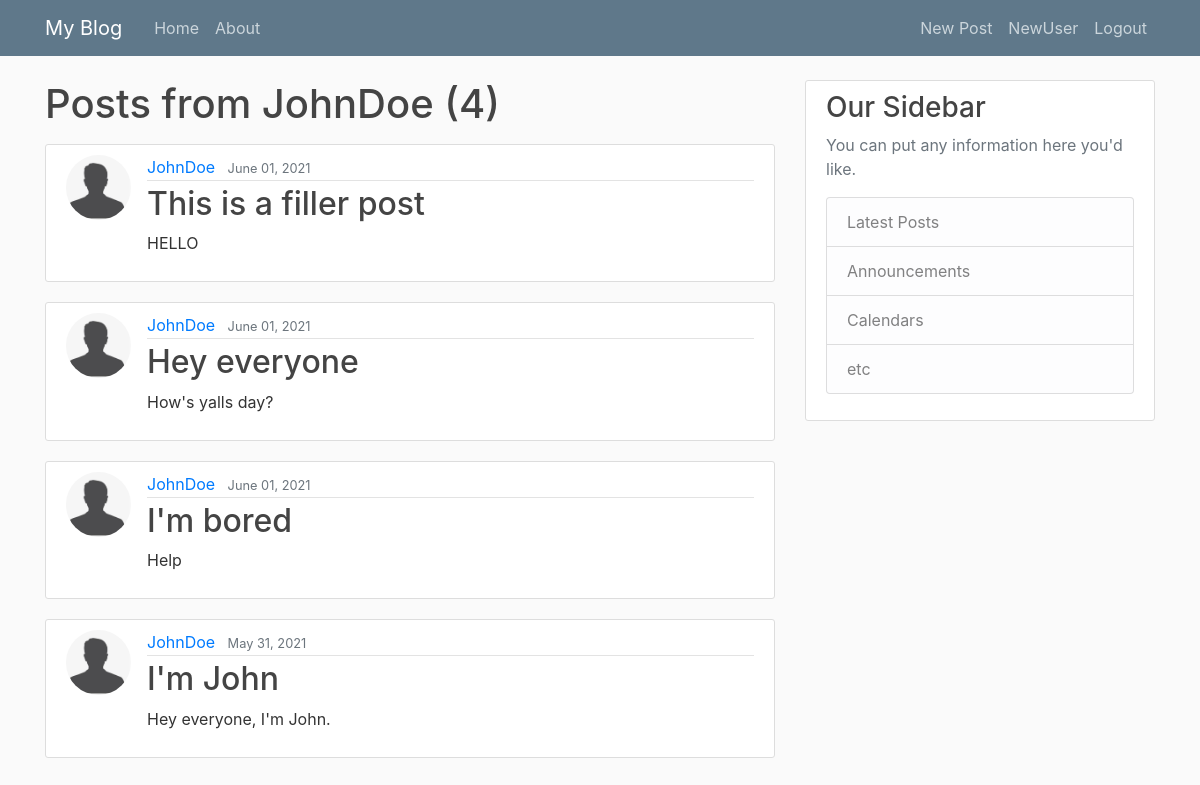
/user/JohnDoe (signed in), run on the app's committed database.
### blog/models.py (models this page shows, shortened)
class Post(models.Model):
    title = models.CharField(max_length=100)
    content = models.TextField()
    date_posted = models.DateTimeField(auto_now_add=True)
    author = models.ForeignKey(User, on_delete=models.CASCADE)

### users/models.py (models this page shows, shortened)
class Profile(models.Model):
    user = models.OneToOneField(User, on_delete=models.CASCADE)             # Defines 1-to-1 existence of user and profile
    image = models.ImageField(default='default.jpg', upload_to='profile_pics')  # Defines profile picture location and default

### blog/views.py (the view)
# urls.py: path('user/<str:username>', UserPostListView.as_view(), name='user-posts'),
class UserPostListView(ListView):
    model = Post                                            # active model
    template_name = 'blog/user_posts.html'                  # HTML template for page
    context_object_name = 'posts'                           # name of 'object' within template                            # how to order posts on homepage
    paginate_by = 5                                         # objects per page
    def get_queryset(self):                                 # overridden method to get posts from user
        user = get_object_or_404(User, username=self.kwargs.get('username'))
        return Post.objects.filter(author=user).order_by('-date_posted')

### blog/templates/blog/user_posts.html (shortened to what this page needs)
{% extends "blog/base.html" %}
{% block content %}
    <h1 class="mb-3">Posts from {{ view.kwargs.username }} ({{ page_obj.paginator.count }})</h1>
    {% for post in posts %}
    <article class="media content-section">
      <img class="rounded-circle article-img" src="{{ post.author.profile.image.url }}" alt="">
        <div class="media-body">
          <div class="article-metadata">
            <a class="mr-2" href="{% url 'user-posts' post.author.username %}">{{ post.author }}</a>
            <small class="text-muted">{{ post.date_posted|date:"F d, Y" }}</small>
          </div>
          <h2><a class="article-title" href="{% url 'post-detail' post.id %}">{{ post.title }}</a></h2>
          <p class="article-content">{{ post.content }}</p>
        </div>
    </article>
    {% endfor %}
{% endblock content %}

### blog/templates/blog/base.html (shortened to what this page needs)
{% load static %}
<!DOCTYPE html>
<html>
    <head>
        <link rel="stylesheet" href="https://maxcdn.bootstrapcdn.com/bootstrap/4.0.0/css/bootstrap.min.css">
        <link rel="stylesheet" href="{% static 'blog/main.css' %}">
    </head>
    <body>
        <header class="site-header">
            <nav class="navbar navbar-expand-md navbar-dark bg-steel fixed-top">
              <div class="container">
                <a class="navbar-brand mr-4" href="{% url 'blog-home' %}">My Blog</a>
                <div class="collapse navbar-collapse" id="navbarToggle">
                  <div class="navbar-nav mr-auto">
                    <a class="nav-item nav-link" href="{% url 'blog-home' %}">Home</a>
                    <a class="nav-item nav-link" href="{% url 'blog-about' %}">About</a>
                  </div>
                  <div class="navbar-nav">
                    {% if user.is_authenticated %}
                      <a class="nav-item nav-link" href="{% url 'post-create' %}">New Post</a>
                      <a class="nav-item nav-link" href="{% url 'profile' %}">{{ user.username }}</a>
                      <a class="nav-item nav-link" href="{% url 'logout' %}">Logout</a>
                    {% else %}
                      <a class="nav-item nav-link" href="{% url 'login' %}">Login</a>
                      <a class="nav-item nav-link" href="{% url 'register' %}">Register</a>
                    {% endif %}
                    </div>
                </div>
              </div>
            </nav>
        </header>
        <main role="main" class="container">
            <div class="row">
              <div class="col-md-8">
                {% block content %}{% endblock %}
              </div>
              <div class="col-md-4">
                <div class="content-section">
                  <h3>Our Sidebar</h3>
                  <p class='text-muted'>You can put any information here you'd like.
                    <ul class="list-group">
                      <li class="list-group-item list-group-item-light">Latest Posts</li>
                      <li class="list-group-item list-group-item-light">Announcements</li>
                      <li class="list-group-item list-group-item-light">Calendars</li>
                      <li class="list-group-item list-group-item-light">etc</li>
                    </ul>
                  </p>
                </div>
              </div>
            </div>
        </main>
    </body>
</html>

### blog/static/blog/main.css (style rules this page uses)
body { background: #fafafa; color: #333333; margin-top: 5rem; }
h1, h2, h3, h4, h5, h6 { color: #444444; }
ul { margin: 0; }
.bg-steel { background-color: #5f788a; }
.site-header .navbar-nav .nav-link { color: #cbd5db; }
.content-section { background: #ffffff; padding: 10px 20px; border: 1px solid #dddddd; border-radius: 3px; margin-bottom: 20px; }
.article-title { color: #444444; }
.article-content { white-space: pre-line; }
.article-img { height: 65px; width: 65px; margin-right: 16px; }
.article-metadata { padding-bottom: 1px; margin-bottom: 4px; border-bottom: 1px solid #e3e3e3 }

### data on the page
Post: author.profile.image (placeholder picture), author "JohnDoe", date_posted "June 01, 2021", title "This is a filler post", content "HELLO"
Post: author.profile.image (placeholder picture), author "JohnDoe", date_posted "June 01, 2021", title "Hey everyone", content "How's yalls day?"
Post: author.profile.image (placeholder picture), author "JohnDoe", date_posted "June 01, 2021", title "I'm bored", content "Help"
Post: author.profile.image (placeholder picture), author "JohnDoe", date_posted "May 31, 2021", title "I'm John", content "Hey everyone, I'm John."

### other printed values
{{ user.username }} "NewUser"
{{ view.kwargs.username }} "JohnDoe"
{{ page_obj.paginator.count }} "4"
